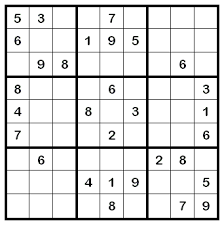
#> input picture images/sudoku_g.png, 224 x 225 px
$ python 200819_5.py
#> lines starting #> are read from the running program, lines starting #| are printed output that depends on the picture
# 47p. affine transformation

import cv2
import numpy as np
from matplotlib import pyplot as plt

img = cv2.imread('images/sudoku_g.png')
#> img is the input picture: shape (225, 224, 3); mean B, G, R 223.9, 223.9, 223.9
rows, cols, ch = img.shape
#> rows = 225; cols = 224; ch = 3

pts1 = np.float32([[50, 50], [200, 50], [20, 200]])
pts2 = np.float32([[10, 100], [200, 50], [100, 250]])

# pts1의 좌표에 표시. Affine 변환 후 이동 점 확인.
cv2.circle(img, (100, 50), 10, (255, 0, 0), -1)
cv2.circle(img, (200, 50), 10, (0, 255, 0), -1)
cv2.circle(img, (100, 100), 10, (0, 0, 255), -1)
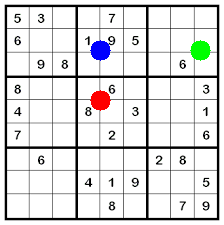
#> img: shape (225, 224, 3); mean B, G, R 220.9, 221, 220.9

M = cv2.getAffineTransform(pts1, pts2)

dst = cv2.warpAffine(img, M, (cols, rows))
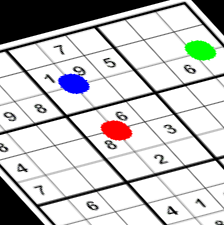
#> dst: shape (225, 224, 3); mean B, G, R 196.8, 196.8, 196.8

plt.subplot(121), plt.imshow(img), plt.title('image')
plt.subplot(122), plt.imshow(dst), plt.title('Affine')
plt.show()
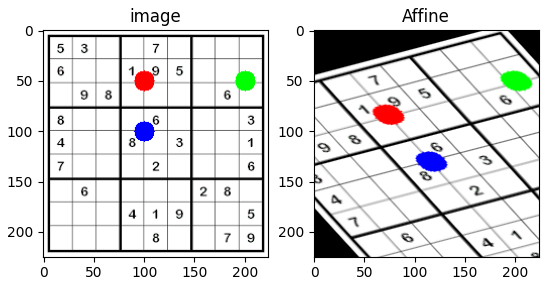
#> figure drawn by matplotlib, 2 panels; B, G, R data is drawn as R, G, B
